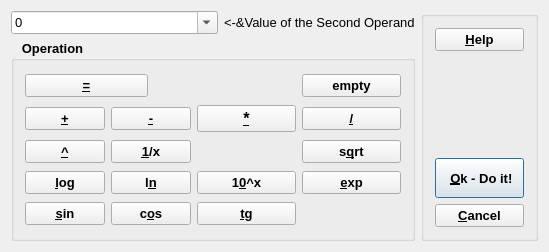
<?xml version="1.0" encoding="UTF-8"?>
<ui version="4.0">
 <class>CalcDialogData</class>
 <widget class="QDialog" name="CalcDialogData">
  <property name="windowModality">
   <enum>Qt::WindowModal</enum>
  </property>
  <property name="geometry">
   <rect>
    <x>0</x>
    <y>0</y>
    <width>549</width>
    <height>252</height>
   </rect>
  </property>
  <property name="font">
   <font>
    <pointsize>10</pointsize>
   </font>
  </property>
  <property name="windowTitle">
   <string>GEMS Data Object Cell Calculator</string>
  </property>
  <property name="modal">
   <bool>true</bool>
  </property>
  <layout class="QGridLayout" name="gridLayout">
   <item row="0" column="0">
    <widget class="QComboBox" name="pValue">
     <property name="sizePolicy">
      <sizepolicy hsizetype="Expanding" vsizetype="Fixed">
       <horstretch>0</horstretch>
       <verstretch>0</verstretch>
      </sizepolicy>
     </property>
     <property name="acceptDrops">
      <bool>false</bool>
     </property>
     <property name="autoFillBackground">
      <bool>false</bool>
     </property>
     <property name="editable">
      <bool>true</bool>
     </property>
     <item>
      <property name="text">
       <string>0</string>
      </property>
     </item>
     <item>
      <property name="text">
       <string>--- (empty)</string>
      </property>
     </item>
     <item>
      <property name="text">
       <string>0.4343</string>
      </property>
     </item>
     <item>
      <property name="text">
       <string>4.184</string>
      </property>
     </item>
     <item>
      <property name="text">
       <string>273.15</string>
      </property>
     </item>
     <item>
      <property name="text">
       <string>298.15</string>
      </property>
     </item>
     <item>
      <property name="text">
       <string>8.31451</string>
      </property>
     </item>
     <item>
      <property name="text">
       <string>2479</string>
      </property>
     </item>
     <item>
      <property name="text">
       <string>1000</string>
      </property>
     </item>
    </widget>
   </item>
   <item row="0" column="1">
    <widget class="QLabel" name="TextLabel1_3">
     <property name="acceptDrops">
      <bool>false</bool>
     </property>
     <property name="text">
      <string>&lt;-&amp;Value of the Second Operand</string>
     </property>
     <property name="wordWrap">
      <bool>false</bool>
     </property>
    </widget>
   </item>
   <item row="0" column="2" rowspan="2">
    <widget class="QGroupBox" name="pButtonBoxC">
     <property name="font">
      <font>
       <weight>75</weight>
       <bold>true</bold>
      </font>
     </property>
     <property name="title">
      <string/>
     </property>
     <layout class="QVBoxLayout" name="verticalLayout">
      <item>
       <widget class="QPushButton" name="PushButton42">
        <property name="sizePolicy">
         <sizepolicy hsizetype="Minimum" vsizetype="Fixed">
          <horstretch>0</horstretch>
          <verstretch>0</verstretch>
         </sizepolicy>
        </property>
        <property name="text">
         <string>&amp;Help</string>
        </property>
        <property name="shortcut">
         <string>Alt+H</string>
        </property>
       </widget>
      </item>
      <item>
       <spacer name="verticalSpacer">
        <property name="orientation">
         <enum>Qt::Vertical</enum>
        </property>
        <property name="sizeHint" stdset="0">
         <size>
          <width>20</width>
          <height>111</height>
         </size>
        </property>
       </spacer>
      </item>
      <item>
       <widget class="QPushButton" name="PushButton1_3">
        <property name="sizePolicy">
         <sizepolicy hsizetype="Minimum" vsizetype="Fixed">
          <horstretch>0</horstretch>
          <verstretch>0</verstretch>
         </sizepolicy>
        </property>
        <property name="minimumSize">
         <size>
          <width>0</width>
          <height>40</height>
         </size>
        </property>
        <property name="text">
         <string>   &amp;Ok - Do it!  </string>
        </property>
        <property name="shortcut">
         <string>Alt+O</string>
        </property>
        <property name="default">
         <bool>true</bool>
        </property>
       </widget>
      </item>
      <item>
       <widget class="QPushButton" name="PushButton1_2">
        <property name="sizePolicy">
         <sizepolicy hsizetype="Minimum" vsizetype="Fixed">
          <horstretch>0</horstretch>
          <verstretch>0</verstretch>
         </sizepolicy>
        </property>
        <property name="text">
         <string>&amp;Cancel</string>
        </property>
        <property name="shortcut">
         <string>Alt+C</string>
        </property>
       </widget>
      </item>
     </layout>
    </widget>
   </item>
   <item row="1" column="0" colspan="2">
    <widget class="QGroupBox" name="pButtonBox">
     <property name="sizePolicy">
      <sizepolicy hsizetype="Preferred" vsizetype="Preferred">
       <horstretch>0</horstretch>
       <verstretch>0</verstretch>
      </sizepolicy>
     </property>
     <property name="font">
      <font>
       <pointsize>10</pointsize>
       <weight>75</weight>
       <bold>true</bold>
      </font>
     </property>
     <property name="toolTip">
      <string>After any operation, previous contents of all selected cells will be lost!</string>
     </property>
     <property name="title">
      <string>   Operation</string>
     </property>
     <property name="flat">
      <bool>false</bool>
     </property>
     <property name="checkable">
      <bool>false</bool>
     </property>
     <layout class="QGridLayout">
      <item row="0" column="0" colspan="2">
       <widget class="QPushButton" name="pAssignBtn">
        <property name="toolTip">
         <string>Set / Assign above Value to Cell(s)</string>
        </property>
        <property name="text">
         <string>&amp;=</string>
        </property>
        <property name="checkable">
         <bool>true</bool>
        </property>
       </widget>
      </item>
      <item row="0" column="2" colspan="2">
       <spacer>
        <property name="orientation">
         <enum>Qt::Horizontal</enum>
        </property>
        <property name="sizeType">
         <enum>QSizePolicy::Expanding</enum>
        </property>
        <property name="sizeHint" stdset="0">
         <size>
          <width>61</width>
          <height>20</height>
         </size>
        </property>
       </spacer>
      </item>
      <item row="0" column="4">
       <widget class="QPushButton" name="pClearBtn">
        <property name="toolTip">
         <string>Set Cell to 'No Data' Value</string>
        </property>
        <property name="text">
         <string>empty</string>
        </property>
        <property name="shortcut">
         <string>Alt+D</string>
        </property>
        <property name="checkable">
         <bool>true</bool>
        </property>
       </widget>
      </item>
      <item row="1" column="0">
       <widget class="QPushButton" name="PushButton2">
        <property name="toolTip">
         <string>Add a Value to Cell</string>
        </property>
        <property name="text">
         <string>&amp;+</string>
        </property>
        <property name="shortcut">
         <string>Alt++</string>
        </property>
        <property name="checkable">
         <bool>true</bool>
        </property>
       </widget>
      </item>
      <item row="1" column="1" colspan="2">
       <widget class="QPushButton" name="PushButton3">
        <property name="toolTip">
         <string>Subtract a Value from Cell</string>
        </property>
        <property name="text">
         <string>&amp;-</string>
        </property>
        <property name="shortcut">
         <string>Alt+-</string>
        </property>
        <property name="checkable">
         <bool>true</bool>
        </property>
       </widget>
      </item>
      <item row="1" column="3">
       <widget class="QPushButton" name="PushButton4">
        <property name="font">
         <font>
          <pointsize>12</pointsize>
         </font>
        </property>
        <property name="toolTip">
         <string>Multiply Cell to a Value</string>
        </property>
        <property name="text">
         <string>&amp;*</string>
        </property>
        <property name="shortcut">
         <string>Alt+*</string>
        </property>
        <property name="checkable">
         <bool>true</bool>
        </property>
       </widget>
      </item>
      <item row="1" column="4">
       <widget class="QPushButton" name="PushButton5">
        <property name="toolTip">
         <string>Divide Cell by a Value (except 0)</string>
        </property>
        <property name="text">
         <string>&amp;/</string>
        </property>
        <property name="shortcut">
         <string>Alt+/</string>
        </property>
        <property name="checkable">
         <bool>true</bool>
        </property>
       </widget>
      </item>
      <item row="2" column="0">
       <widget class="QPushButton" name="PushButton6">
        <property name="toolTip">
         <string>Raise Cell to a Value Power</string>
        </property>
        <property name="text">
         <string>&amp;^</string>
        </property>
        <property name="shortcut">
         <string>Alt+^</string>
        </property>
        <property name="checkable">
         <bool>true</bool>
        </property>
       </widget>
      </item>
      <item row="2" column="1" colspan="2">
       <widget class="QPushButton" name="PushButton7">
        <property name="toolTip">
         <string>Invert Cell</string>
        </property>
        <property name="text">
         <string>&amp;1/x</string>
        </property>
        <property name="shortcut">
         <string>Alt+1</string>
        </property>
        <property name="checkable">
         <bool>true</bool>
        </property>
       </widget>
      </item>
      <item row="2" column="3">
       <spacer>
        <property name="orientation">
         <enum>Qt::Horizontal</enum>
        </property>
        <property name="sizeType">
         <enum>QSizePolicy::Expanding</enum>
        </property>
        <property name="sizeHint" stdset="0">
         <size>
          <width>41</width>
          <height>20</height>
         </size>
        </property>
       </spacer>
      </item>
      <item row="2" column="4">
       <widget class="QPushButton" name="PushButton8">
        <property name="toolTip">
         <string>Square Root from (non-negative) Cell</string>
        </property>
        <property name="text">
         <string>s&amp;qrt</string>
        </property>
        <property name="shortcut">
         <string>Alt+Q</string>
        </property>
        <property name="checkable">
         <bool>true</bool>
        </property>
       </widget>
      </item>
      <item row="3" column="0">
       <widget class="QPushButton" name="PushButton9">
        <property name="toolTip">
         <string>Decimal Logarithm from (positive) Cell</string>
        </property>
        <property name="text">
         <string>&amp;log</string>
        </property>
        <property name="shortcut">
         <string>Alt+L</string>
        </property>
        <property name="checkable">
         <bool>true</bool>
        </property>
       </widget>
      </item>
      <item row="3" column="1" colspan="2">
       <widget class="QPushButton" name="PushButton10">
        <property name="toolTip">
         <string>Natural Logarithm from (positive) Cell</string>
        </property>
        <property name="text">
         <string>l&amp;n</string>
        </property>
        <property name="shortcut">
         <string>Alt+N</string>
        </property>
        <property name="checkable">
         <bool>true</bool>
        </property>
       </widget>
      </item>
      <item row="3" column="3">
       <widget class="QPushButton" name="PushButton11">
        <property name="toolTip">
         <string>Decimal Exponent from Cell</string>
        </property>
        <property name="text">
         <string>1&amp;0^x</string>
        </property>
        <property name="shortcut">
         <string>Alt+0</string>
        </property>
        <property name="checkable">
         <bool>true</bool>
        </property>
       </widget>
      </item>
      <item row="3" column="4">
       <widget class="QPushButton" name="PushButton12">
        <property name="toolTip">
         <string>Exponent from Cell</string>
        </property>
        <property name="text">
         <string>&amp;exp</string>
        </property>
        <property name="shortcut">
         <string>Alt+E</string>
        </property>
        <property name="checkable">
         <bool>true</bool>
        </property>
       </widget>
      </item>
      <item row="4" column="0">
       <widget class="QPushButton" name="PushButton13">
        <property name="toolTip">
         <string>Sine from Cell (Radians)</string>
        </property>
        <property name="text">
         <string>&amp;sin</string>
        </property>
        <property name="shortcut">
         <string>Alt+S</string>
        </property>
        <property name="checkable">
         <bool>true</bool>
        </property>
       </widget>
      </item>
      <item row="4" column="1" colspan="2">
       <widget class="QPushButton" name="PushButton14">
        <property name="toolTip">
         <string>Cosine from Cell (Radians)</string>
        </property>
        <property name="text">
         <string>c&amp;os</string>
        </property>
        <property name="shortcut">
         <string>Alt+O</string>
        </property>
        <property name="checkable">
         <bool>true</bool>
        </property>
       </widget>
      </item>
      <item row="4" column="3">
       <widget class="QPushButton" name="PushButton15">
        <property name="toolTip">
         <string>Tangent from Cell</string>
        </property>
        <property name="text">
         <string>&amp;tg</string>
        </property>
        <property name="shortcut">
         <string>Alt+T</string>
        </property>
        <property name="checkable">
         <bool>true</bool>
        </property>
       </widget>
      </item>
      <item row="4" column="4">
       <spacer>
        <property name="orientation">
         <enum>Qt::Horizontal</enum>
        </property>
        <property name="sizeType">
         <enum>QSizePolicy::Expanding</enum>
        </property>
        <property name="sizeHint" stdset="0">
         <size>
          <width>51</width>
          <height>21</height>
         </size>
        </property>
       </spacer>
      </item>
     </layout>
    </widget>
   </item>
  </layout>
 </widget>
 <layoutdefault spacing="6" margin="11"/>
 <resources/>
 <connections/>
</ui>
